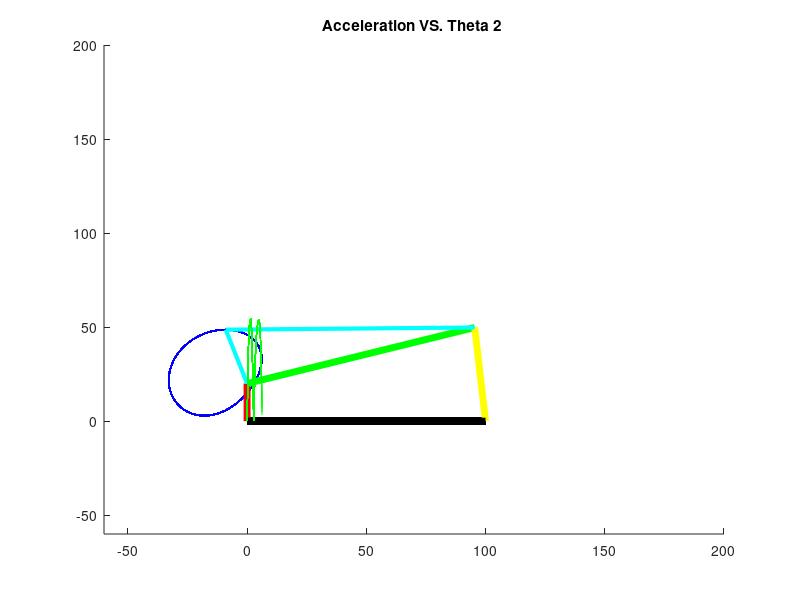
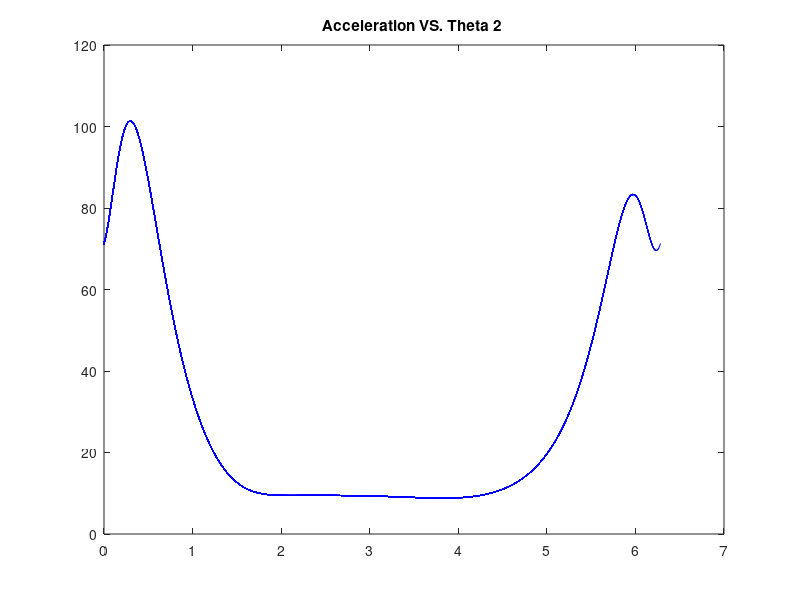

MATLAB code for these plots, in order:
%% C FOR CAD %% MATLAB CODE for Coupler Curve Plotting  %%


%% Section 1 : Input Parameters
%--------------------------------------------------------------------------
%Link Lengths, Initial position angle and Coupler angle
%--------------------------------------------------------------------------
clc; clear; close all;
format SHORTG
a=20;                        %Crank 
b=100;                        %Coupler Link
c=50;                        %Output Link
d=100;                       %fixed Link
e=30;                        %CouplerExtension
alpha=90;                    %Coupler Extenstion Angle          
ar=alpha*pi/180;             %Degree to radian of Coupler Extenstion Angle
theta=10:1:270;              %Initial angle with limit of rotation 
T=theta*pi/60;              %Degree to radian of Initial angle
f=sqrt(a*a+d*d-2*a*d*cos(T)); 

%% Section 2 :Calculations 
%-------------------------- ------------------------------------------------
%Angles and Coupler Curve Coordinates 
%--------------------------------------------------------------------------
for i=1:length(theta) 
 %Calculation of Angles
G(i)=atan((a*sin(T(i)))/(d-a*cos(T(i))));
Bita(i)=acos((f(i).*f(1,i)+b*b-c*c)/(2*b*f(i)))-G(i);

%Coordinates 
X(i)=a*cos(T(i))+e*cos(ar+Bita(i));
Y(i)=a*sin(T(i))+e*sin(ar+Bita(i));


%% Section 3 :Plotting and Animation 
%-------------------------- ------------------------------------------------
%Plotting of Fourbar and Coupler Curve with trace 
hold on;
title('FourBar Coupler Curve Plotting')
xlim([-60,200])
ylim([-60,200])
plot(X,Y,'b','Linewidth',1)

Trace= viscircles([X(i) Y(i)],2,'Color','k');

Cx=[0 a*cos(T(i)) b*cos(Bita(i))+a*cos(T(i)) d a*cos(T(i))+e*cos(Bita(i)+ar)];
Cy=[0 a*sin(T(i)) b*sin(Bita(i))+a*sin(T(i)) 0 a*sin(T(i))+e*sin(Bita(i)+ar)];

crank=line([0 Cx(2)],[0 Cy(2)],'color','r','linewidth',5);%link 1
coupler=line([Cx(2) Cx(3)],[Cy(2) Cy(3)],'color','g','linewidth',5);%link 2
output=line([Cx(3) d],[Cy(3) 0],'color','y','linewidth',5);%link 3
fix=line([0 d],[0 0],'color','k','linewidth',5);%link4
eline=line([Cx(2) Cx(5)],[Cy(2) Cy(5)],'color','c','linewidth',3);
eoline=line([Cx(5) Cx(3)],[Cy(5) Cy(3)],'color','c','linewidth',3);%link e joint

%Animation of Plotting by Deleting the previous plotting 
pause(0.005)
delete(crank)
delete(coupler)
delete(output)
delete(eline)
delete(eoline)
delete(Trace)
end
%% Back to Initial Position 
crank=line([0 Cx(2)],[0 Cy(2)],'color','r','linewidth',5);%link 1
coupler=line([Cx(2) Cx(3)],[Cy(2) Cy(3)],'color','g','linewidth',5);%link 2
output=line([Cx(3) d],[Cy(3) 0],'color','y','linewidth',5);%link 3
fix=line([0 d],[0 0],'color','k','linewidth',5);%link4
eline=line([Cx(2) Cx(5)],[Cy(2) Cy(5)],'color','c','linewidth',3);
eoline=line([Cx(5) Cx(3)],[Cy(5) Cy(3)],'color','c','linewidth',3);%link e joint


% Velocity analysis
clc;
clear all;
close all;

format SHORTG
L2=20;                         
L3=50;                          
L4=100;                         
L1=100;                         
gama=180 ;                  
delta=(180-gama)/2;            
r=delta*pi/180;               
BE=2*L3*cos(r);                
theta=0:1:360;                
T=theta*pi/180;
 
k1=L1/L2;
k2=L1/L3;
k3=(L2^2 -L3^2 +L4^2 +L1^2)/(2*L2*L3);
k4=L1/L3;
k5=(L4^2 -L1^2 -L2^2 -L3^2)/(2*L2*L3);
 theta=0:1:360;              
T=theta*pi/180;
A= cos (T) -k1 - (k2*cos(T))+k3;
B=-2*sin(T);
C= k1 - ((k2+1)*cos(T)) + k3;
D=cos(T)-k1+k4*cos(T)+k5;
E=-2*sin(T);
F=k1+((k4-1)*cos(T))+k5;
x1=(-B-(sqrt((B.^2)-4*(A.*C)))).*(.5*(A.^-1));
x2=(-E-(sqrt((E.^2)-4*(D.*F)))).*(.5*(D.^-1));
omega2=(25*2*pi)/60;                           
 
for i=1:length(theta) ;   
theta2(i)=T(i);                  
    theta4(i)= 2*atan(x1(i));
     theta3(i)= 2*atan(x2(i));
     omega3(i)=((L2*omega2)/L3)*((sin(theta4(i)-theta2(i))/(sin(theta3(i)-theta4(i)))));
      omega4(i)=((L2*omega2)/L4)*((sin(theta2(i)-theta3(i))/(sin(theta4(i)-theta3(i)))));
       VA(i)=((((((L2*omega2)^2*((sin(theta2(i)))^2)+(j*cos(theta2(i)))^2)))));
      VPA(i)=(((BE*omega3(i))^2*((sin(theta3(i)+delta))^2)+(j*cos(theta3(i)+delta)))^2);
       VAx(i)=((L2*omega2)*(-sin(theta2(i))));
  VAy(i)=((((L2*omega2)*(cos(theta2(i))))));
  VPAx(i)=(((BE*omega3(i))*((-sin(theta3(i)+delta)))));
  VPAy(i)=((BE*omega3(i))*(cos(theta3(i)+delta)));
VPx(i)=VAx(i)+VPAx(i);
VPy(i)=VAy(i)+VPAy(i);
velocity(i)=sqrt((VPx(i)^2)+(VPy(i)^2));
 
hold on;
title('velocity VS. Theta 2 ')
figure(1);
plot(theta2,velocity,'color','g')
end

% Accelration analysis
clc; 
clear all; 
close all;
format SHORTG
L2=3;                         
L3=6.75;                          
L4=6.75;                         
L1=5.625;   
                      
BE=7.5;                       
delta=0;                      
r=delta*pi/180;               
theta=0:1:360;                 
T=theta*pi/180;               
 
k1=L1/L2;
k2=L1/L3;
k3=(L2^2 -L3^2 +L4^2 +L1^2)/(2*L2*L3);
k4=L1/L3;
k5=(L4^2 -L1^2 -L2^2 -L3^2)/(2*L2*L3);

A= cos (T) -k1 - (k2*cos(T))+k3;
B=-2*sin(T);
C= k1 - ((k2+1)*cos(T)) + k3;
D=cos(T)-k1+k4*cos(T)+k5;
E=-2*sin(T);
F=k1+((k4-1)*cos(T))+k5;
x1=(-B-(sqrt((B.^2)-4*(A.*C)))).*(.5*(A.^-1));
x2=(-E-(sqrt((E.^2)-4*(D.*F)))).*(.5*(D.^-1));

 omega2=(25*2*pi)/60;
 alpha2= 0;              
 
 
for i=1:length(theta) ;   
theta2(i)=T(i);                  
    theta4(i)= 2*atan(x1(i));
     theta3(i)= 2*atan(x2(i));
     omega3(i)=((L2*omega2)/L3)*((sin(theta4(i)-theta2(i))/(sin(theta3(i)-theta4(i)))));
      omega4(i)=((L2*omega2)/L4)*((sin(theta2(i)-theta3(i))/(sin(theta4(i)-theta3(i)))));
      VA(i)=((((((L2*omega2)^2*((-sin(theta2(i)))^2)+(j*cos(theta2(i)))^2)))));
      VPA(i)=(((BE*omega3(i))^2*((-sin(theta3(i)+delta))^2)+(j*cos(theta3(i)+delta)))^2);
 VAx(i)=((((((L2*omega2)*((-sin(theta2(i)))))))));
  VAy(i)=((((L2*omega2)*(cos(theta2(i))))));
  VPAx(i)=(((BE*omega3(i))*((-sin(theta3(i)+delta)))));
  VPAy(i)=((BE*omega3(i))*(cos(theta3(i)+delta)));
VPx(i)=VAx(i)+VPAx(i);
VPy(i)=VAy(i)+VPAy(i);



Aa=L4*sin(theta4(i));
Ba=L3*sin(theta3(i));
Ca=L2*alpha2*sin(theta2(i))+L2*(omega2^2)*cos(theta2(i))+L3*((omega3(i))^2)*cos(theta3(i))-L4*((omega4(i))^2)*cos(theta4(i));
Da=L4*cos(theta4(i));
Ea=L3*cos(theta3(i));
Fa=L2*alpha2*cos(theta2(i))-L2*((omega2)^2)*sin(theta2(i))-L3*((omega3(i))^2)*sin(theta3(i))+L4*((omega4(i))^2)*sin(theta4(i));
alpha3(i)=(Ca.*Da-Aa.*Fa)/(Aa.*Ea-Ba.*Da);
alpha4(i)=(Ca.*Ea-Ba.*Fa)/(Aa.*Ea-Ba.*Da);

AAx(i)=-L2*alpha2*sin(theta2(i))-L2*(omega2^2)*cos(theta2(i));
AAy(i)=L2*alpha2*cos(theta2(i))-L2*(omega2^2)*sin(theta2(i));
APAx(i)=(BE*alpha3(i)*-sin(theta3(i)+delta))-(BE*(omega3(i))^2*cos(theta3(i)+delta));
APAy(i)=(BE*alpha3(i)*cos(theta3(i)+delta))-(BE*(omega3(i))^2*sin(theta3(i)+delta));
APx(i)=APAx(i)+AAx(i);
APy(i)=APAy(i)+AAy(i);
Acceleration(i)=sqrt((APx(i)^2)+(APy(i)^2));

hold on;
title('Acceleration VS. Theta 2 ')  
figure(2);
   plot(theta2,Acceleration,'color','blue') ;
        
end


%% Force on each link analysis
% %% Mass of each link
% m=A*t*ro
%let width; thickness=0.5; Ro(steel)=2710*10^(-60);
width=2;thickness=0.5;
Ro=2710*10^(-6);
a=20;b=100;c=50;T4=0;delta=0
theta2=60;theta4=90;theta3=-42.31;
w2=1.047; w3=1.8250; w4=2.09439;
alpha2=0.5235;alpha3=0.90035;alpha4=1.7874;    
width=2;thickness=0.5;
Ro=2710*10^(-6);
m2=a*width*thickness*Ro;
m3=b*width*thickness*Ro;
m4=c*width*thickness*Ro;
%% Mass moment of inertia for each link
IG2=(1/12)*m2*(a^2+width^2);
IG3=(1/12)*m3*(4*b^2+width^2);
IG4=(1/12)*m4*(c^2+width^2);
%% Defining Parameters
R_CG2=a/2;
R_CG4=c/2;
R_CG3=b;
%% Force at point P
Fpx=20*cosd(45);
Fpy=20*sind(45);
T4=0;
%% X&Y Components of the position vectors
R_12x=R_CG2*cosd(theta2+180);
R_12y=R_CG2*sind(theta2+180);
R_32x=R_CG2*cosd(theta2);
R_32y=R_CG2*sind(theta2);
R_23x=R_CG3*cosd(theta3+180);
R_23y=R_CG3*sind(theta3+180);
R_43x=0;
R_43y=0;
R_34x=R_CG4*cosd(theta4);
R_34y=R_CG4*sind(theta4);
R_14x=R_CG4*cosd(theta4+180);
R_14y=R_CG4*sind(theta4+180);
R_px=b*cosd(theta3+delta);
R_py=b*sind(theta3+delta);
a_G2x=-R_CG2*alpha2*sind(theta2)-a*(w2^2)*cosd(theta2);
a_G2y=R_CG2*alpha2*cosd(theta2)-a*(w2^2)*sind(theta2);
a_G3x=-a*alpha2*sind(theta2)-a*(w2^2)*cosd(theta2)-alpha3*R_CG3*sind(theta3)-R_CG3*(w3^2)*cosd(theta3);
a_G3y=a*alpha2*cosd(theta2)-a*(w2^2)*sind(theta2)+alpha3*R_CG3*cosd(theta3)-R_CG3*(w3^2)*sind(theta3);
a_G4x=-R_CG4*alpha4*sind(theta4)-c*(w4^2)*cosd(theta4);
a_G4y=R_CG4*alpha4*cosd(theta4)-c*(w4^2)*sind(theta4);
% %% Solving 9x9 Matrix
AF=[1 0 1 0 0 0 0 0 0;
0 1 0 1 0 0 0 0 0;
-R_12y R_12x -R_32y R_32x, 0 0 0 0 1;
0 0 -1 0 1 0 0 0 0;
0 0 0 -1 0 1 0 0 0;
0 0 R_23y -R_23x -R_43y ,R_43x 0 0 0;
0 0 0 0 -1 0 1 0 0;
0 0 0 0 0 -1 0 1 0;
0 0 0 0 R_34y -R_43x -R_14y R_14x 0];
clc
Z=[m2*a_G2x; m2*a_G2y; IG2*alpha2; m3*a_G3x-Fpx; m3*a_G3y-Fpy;IG3*alpha3-R_px*Fpy+R_py*Fpx; m4*a_G4x; m4*a_G4y; IG4*alpha4-T4];
Fo=AF\Z;
Fo=10^(-2)*Fo; %to make it in N
F12x = Fo(1);
F12y = Fo(2);
F32x = Fo(3);
F32y = Fo(4);
F43x = Fo(5);
F43y = Fo(6);
F14x = Fo(7);
F14y = Fo(8);
T12 = Fo(9)








